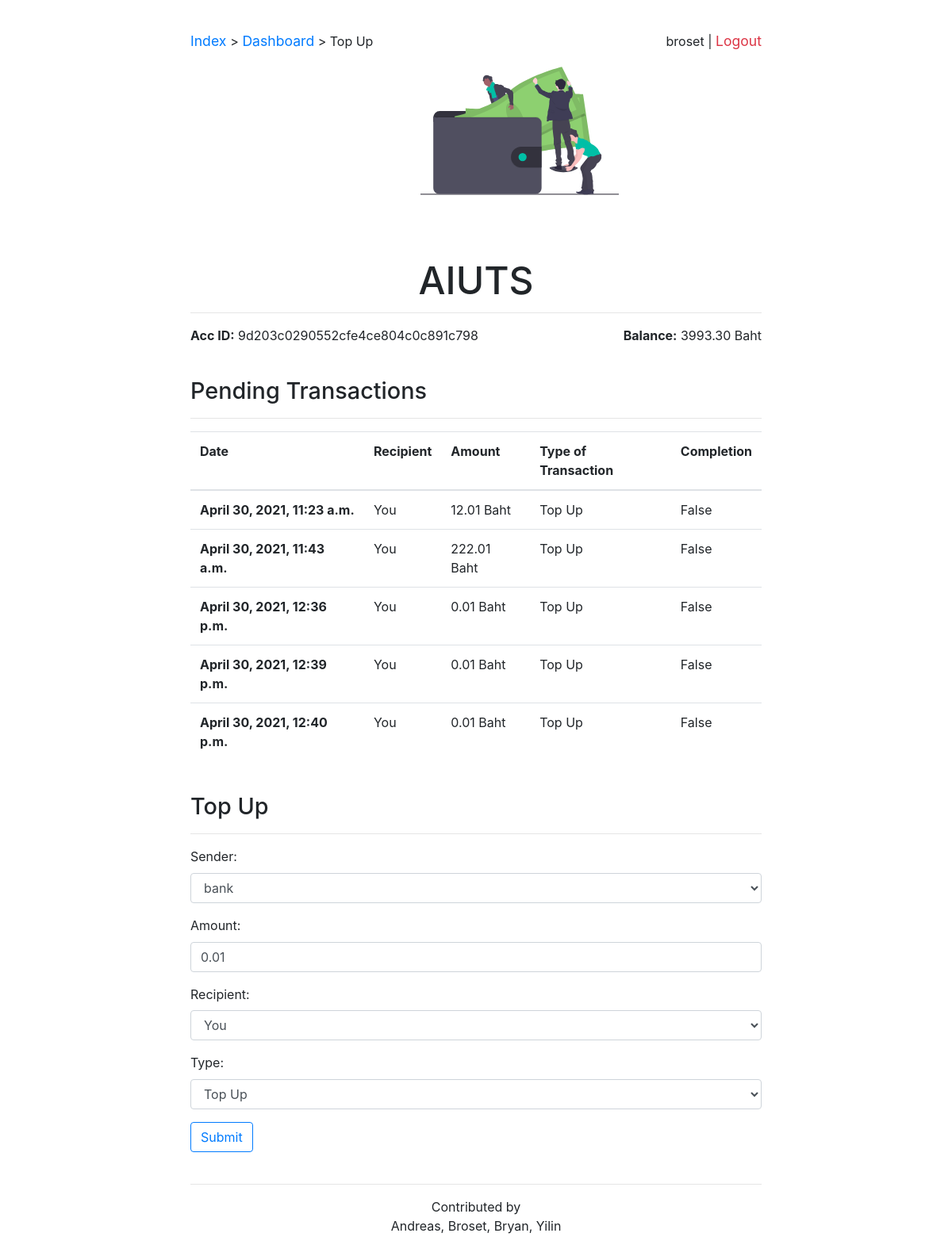
Page /aiuts/dashboard/top_up (signed in) on the committed database.
### aiuts/models.py (models this page shows, shortened)
class Account(models.Model):
    user = models.ForeignKey(User, on_delete=models.CASCADE)
    acc_id = models.CharField(max_length=256, primary_key=True)
    balance = models.FloatField(default=0.01)
    def __str__(self):
        return "{}".format(self.acc_id)

class Transaction(models.Model):
    sender = models.ForeignKey(Account, on_delete=models.CASCADE, related_name='sender')
    recipient = models.ForeignKey(Account, on_delete=models.CASCADE, related_name='recipient')
    amount = models.FloatField(null=False, blank=False)
    remark = models.CharField(max_length=256, default="No message")
    record_date = models.DateTimeField('date recorded', auto_now_add=True)
    complete = models.BooleanField(default=False)
    type = models.CharField(choices=[('Top Up', 'TU'), ('Request of Payment', 'ROP'), ('Normal Transaction', 'NOR')], default='Normal Transaction', max_length=20)
    id = models.AutoField(primary_key=True)

### aiuts/views.py (the view, shortened to what this page needs)
# urls.py: path('dashboard/top_up', views.TopupView.as_view(), name="topup_req"),
class TopupView(LoginRequiredMixin, generic.CreateView):
    login_url = '/accounts/login'
    form_class = TopupForm
    template_name = "aiuts/top_up.html"
    def get(self, *args, **kwargs):
        acc = Account.objects.filter(user=self.request.user)
        form = self.form_class(account=acc)
        curr_acc = Account.objects.get(user=self.request.user)
        bank = Account.objects.get(acc_id="bd5af1f610a12434c9128e4a399cef8a")
        transactions = Transaction.objects.filter(complete=False).filter(sender=bank)
        context = {"form": form, "all_transaction": transactions,
                   "user":curr_acc,
                   "bank": Account.objects.get(acc_id="bd5af1f610a12434c9128e4a399cef8a")}
        return render(self.request, self.template_name, context)

### aiuts/forms.py
class TopupForm(forms.ModelForm):
    def __init__(self, *args, **kwargs):
        self.account = kwargs.pop('account', " ")
        super(TopupForm, self).__init__(*args, **kwargs)
        self.fields['sender'].choices = [(
            Account.objects.filter(acc_id='bd5af1f610a12434c9128e4a399cef8a')[0], 'bank')]
        self.fields['recipient'].choices = [(self.account[0], 'You')]
        self.fields['amount'].widget.attrs.update({
            'step': "0.01",
            'value': 0.01 ,
            'min': 0.00,
        })
        self.fields['type'].choices = [("Top Up", "Top Up")]
        self.fields['type'].widget.attrs.update({
            'value': 'Top Up',
        })
        for name in self.fields.keys():
            self.fields[name].widget.attrs.update({
                'class': 'form-control',
            })
    class Meta:
        model = Transaction
        fields = ('sender', 'amount', 'recipient', 'type')

### aiuts/templates/aiuts/top_up.html (shortened to what this page needs)
{% extends "aiuts/base.html" %}
{% block currPage %} <a href="{% url 'aiuts:index' %}"> Index </a> > <a href="{% url 'aiuts:dashboard' %}">Dashboard</a> > Top Up {% endblock %}
{% block mainbody %}
    <main id="topup-page">
    <hr />
    <div>
        <p style="float: left"> <b>Acc ID:</b> {{ user.acc_id}} </p>
            <p style="float: right"> <b>Balance:</b> <span id="curr_balance">{{ user.balance | floatformat:2 }}</span> Baht </p>
        </div>
        <br />
        <h2 class="margin-top"> Pending Transactions </h2>
        <hr />
        {% if all_transaction %}
            <table class="table" id="my_topups">
                <tr>
                    <th scope="col"> Date </th scope="col">
                    <th scope="col"> Recipient </th scope="col">
                    <th scope="col"> Amount </th scope="col">
                    <th scope="col"> Type of Transaction</th>
                    <th scope="col"> Completion </th>
                </tr>
                <tbody>
                {% endif %}
                {% for transaction in all_transaction %}
                    <tr>
                        <th scope="row"> {{ transaction.record_date }} </th>
                    <td>{% if transaction.recipient.user.username == request.user.username %} You {% else %} {{ transaction.recipient.user.username }} {% endif %} </td>
                    <td> {{ transaction.amount|floatformat:2}} Baht </td>
                    <td>{{transaction.type}}</td>
                <td>{% if transaction.recipient.user.username == request.user.username %} {{ transaction.complete }} {% else  %} <a href="{% url 'aiuts:approvetransaction' transaction.id %}"> Approve </a> | <a href="{% url 'aiuts:declinetransaction' transaction.id %}" class="text-danger"> Decline </a>{% endif %} </td>
                    </tr>
                {% empty %}
                    <table id="my_topups"></table>
                    <span id="empty">No pending top up request!</span>
                {% endfor %}
                </tbody>
            </table>
    </main>
            {% if request.user.username != "bank" %}
                <h2 class="margin-top"> Top Up </h2>
                <hr />
                <form id="topup-form">
                    {{ form.as_p }}
                    <input type="submit" class="btn btn-outline-primary" value="Submit" />
                </form>
            {% endif %}
        {% endblock %}

### aiuts/templates/aiuts/base.html (shortened to what this page needs)
<!DOCTYPE html>
<html lang="en">
    <head>
        {% load static %}
        <link rel="stylesheet" href="https://stackpath.bootstrapcdn.com/bootstrap/4.1.3/css/bootstrap.min.css">
        <link
            rel="stylesheet"
            type="text/css"
            href="{% static 'aiuts/style.css' %}"
            />
    </head>
    <body>
    <section>
        <div class="margin-bot">
            <p class="text-grey" style="float:left">  {% block currPage %} Index {% endblock%}</p>
            <p style="float:right"> <span class="text-grey"> {{ request.user }} </span> | <a href="{% url 'logout' %}" class="text-danger"> Logout </a></p>
        </div>
        <div class="align-center">
            <img class="margin-bot" src="{% static 'aiuts/images/wallet.svg' %}" height="250 px" width="250 px">
            <h1>{% block heading1 %} AIUTS {% endblock %} </h1>
        </div>
    </section>
    <section>
        {% block mainbody %} {% endblock %}
    </section>
    <section class="margin-top">
        <hr>
        <div class="align-center">
            <p><address>Contributed by <br /> Andreas, Broset, Bryan, Yilin</address></p>
        </div>
    </section>
    </body>
</html>

### aiuts/static/aiuts/style.css (style rules this page uses)
:root { -moz-tab-size: 4; -o-tab-size: 4; tab-size: 4; }
html { line-height: 1.15; -webkit-text-size-adjust: 100%; }
html { -webkit-font-smoothing: antialiased; -moz-osx-font-smoothing: grayscale; }
body { font-family: Inter, ui-sans-serif, system-ui, -apple-system, BlinkMacSystemFont, Segoe UI, Roboto, Helvetica Neue, Arial, Noto Sans, sans-serif, Apple Color Emoji, Segoe UI Emoji, Segoe UI Symbol, Noto Color Emoji; margin: 2em 2em 2em 2em; background-color: #FFF; }
h1 { font-size: 3rem; line-height: 1; }
h2 { font-size: 1.8rem; line-height: 2.25rem; }
p { font-size: 1rem; line-height: 1.55rem; }
a { font-size: 1.1rem; line-height: 1.55rem; text-decoration: inherit; }
.align-center { text-align: center; }
.margin-top { margin: 5vh 0 0 0; }
.margin-bot { margin: 0 0 5vh 0; }
@media (min-width: 1024px) { body { margin: 2em 20vw 2em 20vw; } }

### rows in the picture
Account: acc_id "9d203c0290552cfe4ce804c0c891c798", balance "3993.30"
Transaction: shows "You"
Transaction: shows "You"
Transaction: shows "You"
Transaction: shows "You"
Transaction: shows "You"

### other values in the picture
{{ request.user }} "broset"
